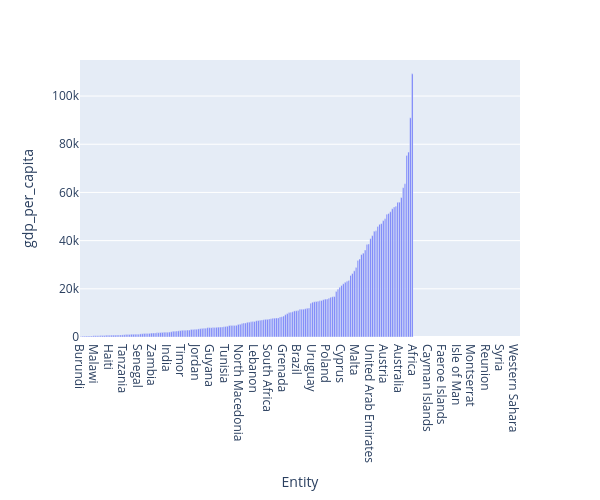

The notebook cell saved with this chart:
### Code cell
px.bar(gdp_and_pop_2017.sort_values("gdp_per_capita"), x="Entity", y="gdp_per_capita", height=500, width=600)

### Figure 1 — Plotly figure (JSON) as saved in the notebook; plotly's stock layout.template omitted (floating-point values rounded to 4 significant figures; data arrays with more than 128 entries replaced by an {"elided": "..."} marker saying what was removed)
{"data": [{"hovertemplate": "Entity=%{x}<br>gdp_per_capita=%{y}<extra></extra>", "legendgroup": "", "marker": {"color": "#636efa", "pattern": {"shape": ""}}, "name": "", "orientation": "v", "showlegend": false, "textposition": "auto", "type": "bar", "x": {"elided": "243 str values"}, "xaxis": "x", "y": {"elided": "243 float values"}, "yaxis": "y"}], "layout": {"barmode": "relative", "height": 500, "legend": {"tracegroupgap": 0}, "margin": {"t": 60}, "width": 600, "xaxis": {"anchor": "y", "domain": [0, 1], "title": {"text": "Entity"}}, "yaxis": {"anchor": "x", "domain": [0, 1], "title": {"text": "gdp_per_capita"}}}}
